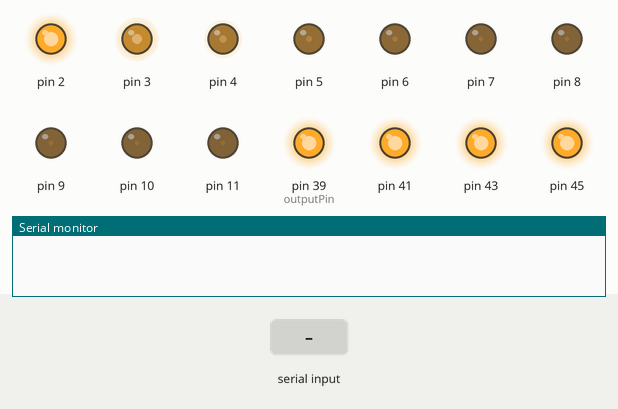
This sketch was run on a simulated Arduino Mega 2560, built with avr-gcc and run on an emulated ATmega2560. Shown: output pins drawn as LEDs (lit = HIGH), the last lines printed to the serial monitor. The test bench sets the inputs (shaded band).

Above: at 1.2 s.
1.3 s: "90,45,200\n" received over Serial
At 2.5 s:
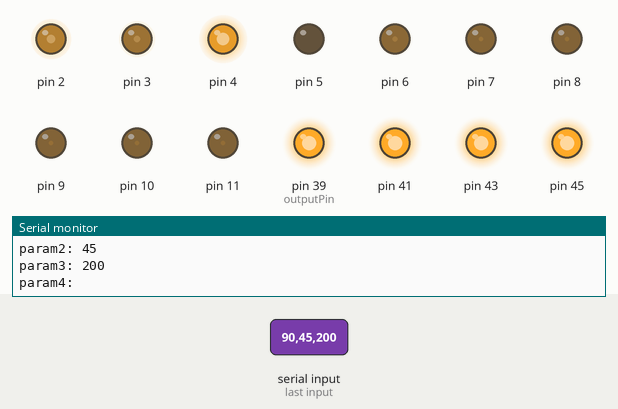
2.8 s: "30,150,10\n" received over Serial
At 3.9 s:
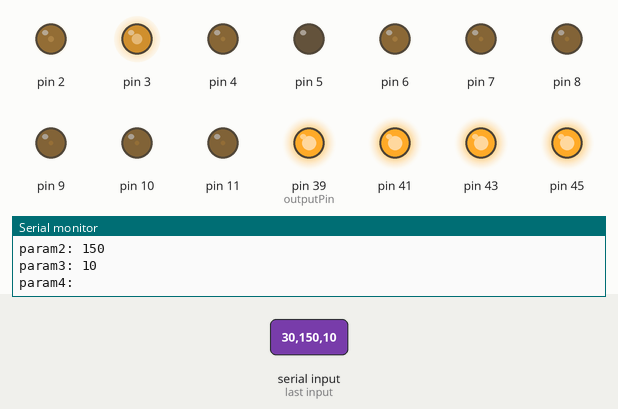
4.3 s: "90,45\n" received over Serial
At 4.8 s:
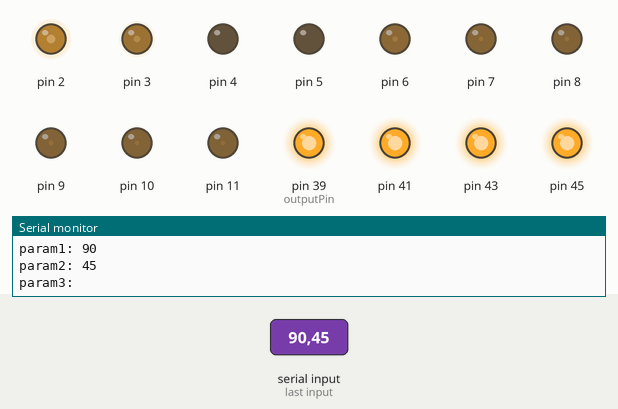
5.8 s: "90,45,200,10\n" received over Serial
At 6.3 s:
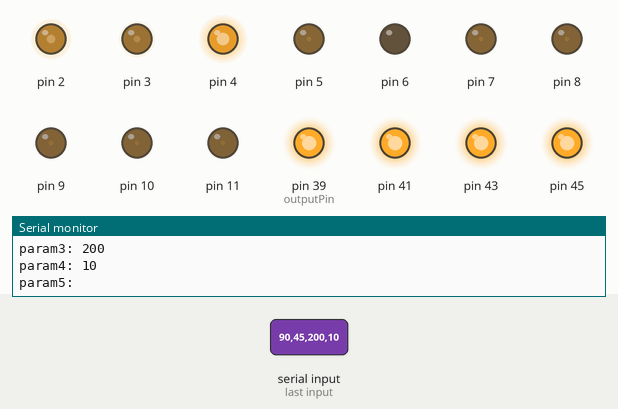
7.3 s: "30,150,10,200\n" received over Serial
At 8.5 s:
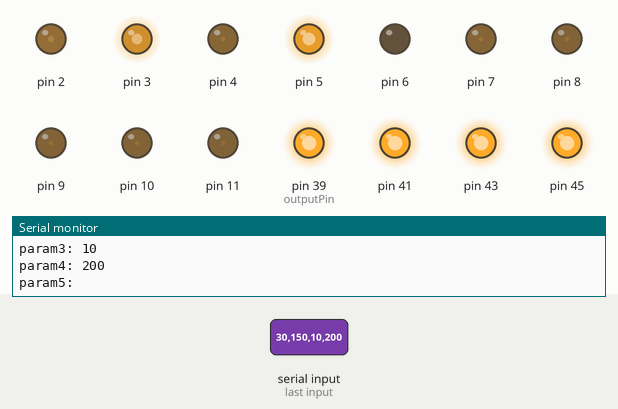
8.8 s: "90,45,200,10,150,30\n" received over Serial
At 9.5 s:
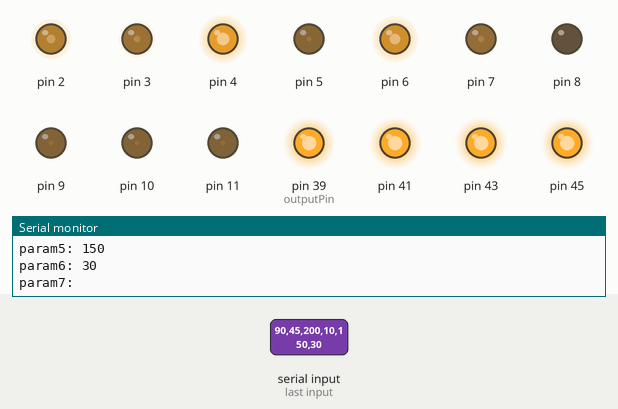
Timing chart, 0 to 11.3 s (numbered marks = the images above; inputs shaded):
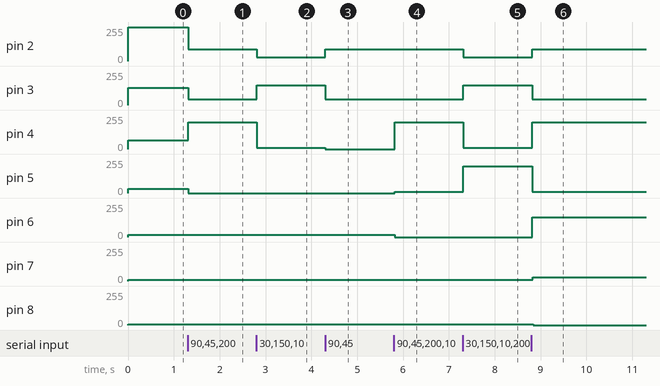

Measured:
- after the input at 1.3 s, pin 2: 255/255 → 90/255 at once; pin 3: 128/255 → 45/255 at once; pin 4: 64/255 → 200/255 at once; pin 5: 32/255 → 0/255 at once
- after the input at 2.8 s, pin 2: 90/255 → 30/255 at once; pin 3: 45/255 → 150/255 at once; pin 4: 200/255 → 10/255 at once
- after the input at 4.3 s, pin 2: 30/255 → 90/255 at once; pin 3: 150/255 → 45/255 at once; pin 4: 10/255 → 0/255 at once
- after the input at 5.8 s, pin 4: 0/255 → 200/255 at once; pin 5: 0/255 → 10/255 at once; pin 6: 16/255 → 0/255 at once
- after the input at 7.3 s, pin 2: 90/255 → 30/255 at once; pin 3: 45/255 → 150/255 at once; pin 4: 200/255 → 10/255 at once; pin 5: 10/255 → 200/255 at once
- after the input at 8.8 s, pin 2: 30/255 → 90/255 at once; pin 3: 150/255 → 45/255 at once; pin 4: 10/255 → 200/255 at once; pin 5: 200/255 → 10/255 at once; pin 6: 0/255 → 150/255 at once

The sketch:

ExcelDataStreamerOutputMoreThan10Channels.ino
```cpp
int outputPin = 39;

//variables for reading and processing serial data
int incomingByte = 0;
const int len = 60;
char my_str[len];
int pos = 0;

void setup() {
  // put your setup code here, to run once:
  pinMode(39, OUTPUT); digitalWrite(39,HIGH);
  pinMode(41, OUTPUT); digitalWrite(41,HIGH);
  pinMode(43, OUTPUT); digitalWrite(43,HIGH);
  pinMode(45, OUTPUT); digitalWrite(45,HIGH);
  pinMode(47, OUTPUT); digitalWrite(47,HIGH);
  pinMode(49, OUTPUT); digitalWrite(49,HIGH);
  pinMode(51, OUTPUT); digitalWrite(51,HIGH);
  pinMode(53, OUTPUT); digitalWrite(53,HIGH);
  pinMode(2, OUTPUT); analogWrite(2,255);
  pinMode(3, OUTPUT); analogWrite(3,128);
  pinMode(4, OUTPUT); analogWrite(4,64);
  pinMode(5, OUTPUT); analogWrite(5,32);
  pinMode(6, OUTPUT); analogWrite(6,16);
  pinMode(7, OUTPUT); analogWrite(7,8);
  pinMode(8, OUTPUT); analogWrite(8,4);
  pinMode(9, OUTPUT); analogWrite(9,3);
  pinMode(10, OUTPUT); analogWrite(10,2);
  pinMode(11, OUTPUT); analogWrite(11,1);

  //initiate comms setting baud rate.  Microsoft Excel Datastreamer needs the same baud rate set
  Serial.begin(9600);
}

void loop() {

}

void serialEvent() {
// send data only when you receive data:
  if (Serial.available() > 0) {
    // read the incoming byte:
    incomingByte = Serial.read();

      my_str[pos] = incomingByte;
      pos++;

    if(incomingByte == 10){                   //10 is line feed character
      splitCommaSeparated();

      //clear the string for next time
      for (int i = 0; i<=len-1; i++){
        my_str[i] = 0;
      }

      pos = 0;
    }
  }
}

void splitCommaSeparated(){
  //splits a comma separated char array into separated char arrays for each comma separated value
  char * param;
  int paramNum = 1;

  param = strtoke(my_str,",\n");   // strtoke explanation at : https://stackoverflow.com/questions/42315585/split-string-into-tokens-in-c-when-there-are-2-delimiters-in-a-row

  while (param != NULL)
  {
    //Strip off any Quotation marks that excel puts on the string sent to the Arduino
    char quotationMark = 34;
    removeChar(param, quotationMark );

    //Debug print the input / output
    Serial.print("param");
    Serial.print(paramNum);
    Serial.print(": ");
    Serial.println(param);
    processParam(param, paramNum);
    //finally get the next param from the comma separated my_str if there is one.
    param = strtoke(NULL, ",\n");
    paramNum++;
  }
}

void processParam(char * param, int paramNum){

  if(paramNum < 11){
    analogWrite(paramNum + 1, atoi(param));
  }

  if (paramNum == 11){
      if (atoi(param)>0){digitalWrite(39,HIGH);} else {digitalWrite(39,LOW);}
  }
  if (paramNum == 12){
      if (atoi(param)>0){digitalWrite(41,HIGH);} else {digitalWrite(41,LOW);}
  }
  if (paramNum == 13){
      if (atoi(param)>0){digitalWrite(43,HIGH);} else {digitalWrite(43,LOW);}
  }
  if (paramNum == 14){
      if (atoi(param)>0){digitalWrite(45,HIGH);} else {digitalWrite(45,LOW);}
  }
  if (paramNum == 15){
      if (atoi(param)>0){digitalWrite(47,HIGH);} else {digitalWrite(47,LOW);}
  }
  if (paramNum == 16){
      if (atoi(param)>0){digitalWrite(49,HIGH);} else {digitalWrite(49,LOW);}
  }
  if (paramNum == 17){
      if (atoi(param)>0){digitalWrite(51,HIGH);} else {digitalWrite(51,LOW);}
  }
  if (paramNum == 18){
      if (atoi(param)>0){digitalWrite(53,HIGH);} else {digitalWrite(53,LOW);}
  }
}

/* behaves like strtok() except that it returns empty tokens also
 */
char* strtoke(char *str, const char *delim)
{
  static char *start = NULL; /* stores string str for consecutive calls */
  char *token = NULL; /* found token */
  /* assign new start in case */
  if (str) start = str;
  /* check whether text to parse left */
  if (!start) return NULL;
  /* remember current start as found token */
  token = start;
  /* find next occurrence of delim */
  start = strpbrk(start, delim);
  /* replace delim with terminator and move start to follower */
  if (start) *start++ = '\0';
  /* done */
  return token;
}

void removeChar(char *str, char c) {  //https://quescol.com/interview-preparation/remove-character-from-string-c
    int i, j;
    int len = strlen(str);
    for (i = j = 0; i < len; i++) {
        if (str[i] != c) {
            str[j++] = str[i];
        }
    }
    str[j] = '\0';
}
```
